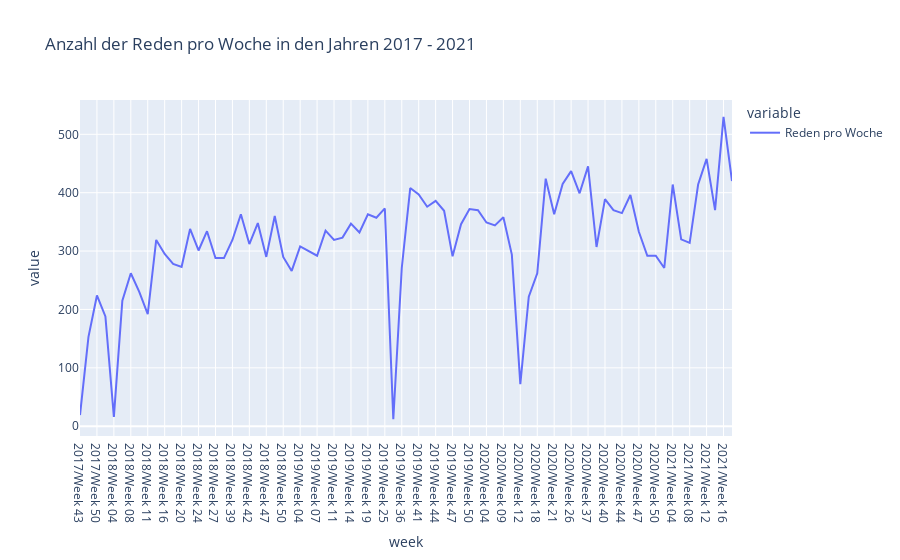

Notebook cell for this chart:
### Code cell
timeseries_speeches_df.plot(title="Anzahl der Reden pro Woche in den Jahren 2017 - 2021")

### Figure 1 — Plotly figure (JSON) as saved in the notebook; plotly's stock layout.template omitted (floating-point values rounded to 4 significant figures)
{"data": [{"hovertemplate": "variable=Reden pro Woche<br>week=%{x}<br>value=%{y}<extra></extra>", "legendgroup": "Reden pro Woche", "line": {"color": "#636efa", "dash": "solid"}, "mode": "lines", "name": "Reden pro Woche", "orientation": "v", "showlegend": true, "type": "scatter", "x": ["2017/Week 43", "2017/Week 47", "2017/Week 50", "2018/Week 03", "2018/Week 04", "2018/Week 05", "2018/Week 08", "2018/Week 09", "2018/Week 11", "2018/Week 12", "2018/Week 16", "2018/Week 17", "2018/Week 20", "2018/Week 23", "2018/Week 24", "2018/Week 26", "2018/Week 27", "2018/Week 37", "2018/Week 39", "2018/Week 41", "2018/Week 42", "2018/Week 45", "2018/Week 47", "2018/Week 48", "2018/Week 50", "2019/Week 02", "2019/Week 04", "2019/Week 06", "2019/Week 07", "2019/Week 10", "2019/Week 11", "2019/Week 13", "2019/Week 14", "2019/Week 18", "2019/Week 19", "2019/Week 22", "2019/Week 25", "2019/Week 29", "2019/Week 36", "2019/Week 38", "2019/Week 41", "2019/Week 42", "2019/Week 44", "2019/Week 45", "2019/Week 47", "2019/Week 49", "2019/Week 50", "2020/Week 02", "2020/Week 04", "2020/Week 06", "2020/Week 09", "2020/Week 10", "2020/Week 12", "2020/Week 16", "2020/Week 18", "2020/Week 19", "2020/Week 21", "2020/Week 24", "2020/Week 26", "2020/Week 36", "2020/Week 37", "2020/Week 39", "2020/Week 40", "2020/Week 43", "2020/Week 44", "2020/Week 46", "2020/Week 47", "2020/Week 49", "2020/Week 50", "2021/Week 02", "2021/Week 04", "2021/Week 06", "2021/Week 08", "2021/Week 09", "2021/Week 12", "2021/Week 15", "2021/Week 16", "2021/Week 18"], "xaxis": "x", "y": [19, 153, 224, 188, 16, 215, 262, 230, 192, 319, 295, 278, 273, 338, 301, 334, 288, 288, 319, 363, 312, 348, 290, 360, 290, 266, 308, 300, 292, 335, 319, 323, 347, 332, 363, 357, 373, 12, 271, 408, 397, 376, 386, 369, 291, 346, 372, 370, 349, 344, 358, 294, 72, 222, 262, 424, 363, 415, 437, 399, 445, 307, 389, 370, 365, 396, 333, 292, 292, 271, 414, 320, 314, 414, 458, 370, 530, 420], "yaxis": "y"}], "layout": {"legend": {"title": {"text": "variable"}, "tracegroupgap": 0}, "title": {"text": "Anzahl der Reden pro Woche in den Jahren 2017 - 2021"}, "xaxis": {"anchor": "y", "domain": [0, 1], "title": {"text": "week"}}, "yaxis": {"anchor": "x", "domain": [0, 1], "title": {"text": "value"}}}}
